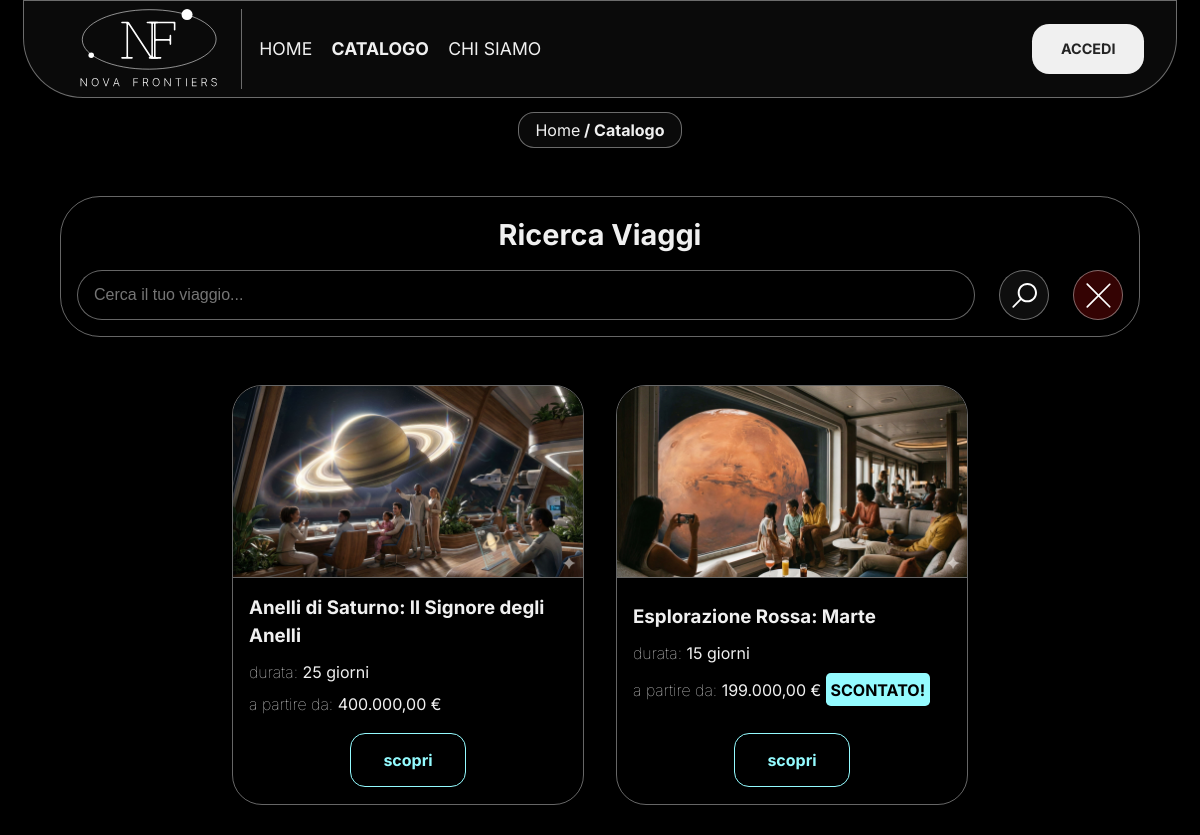
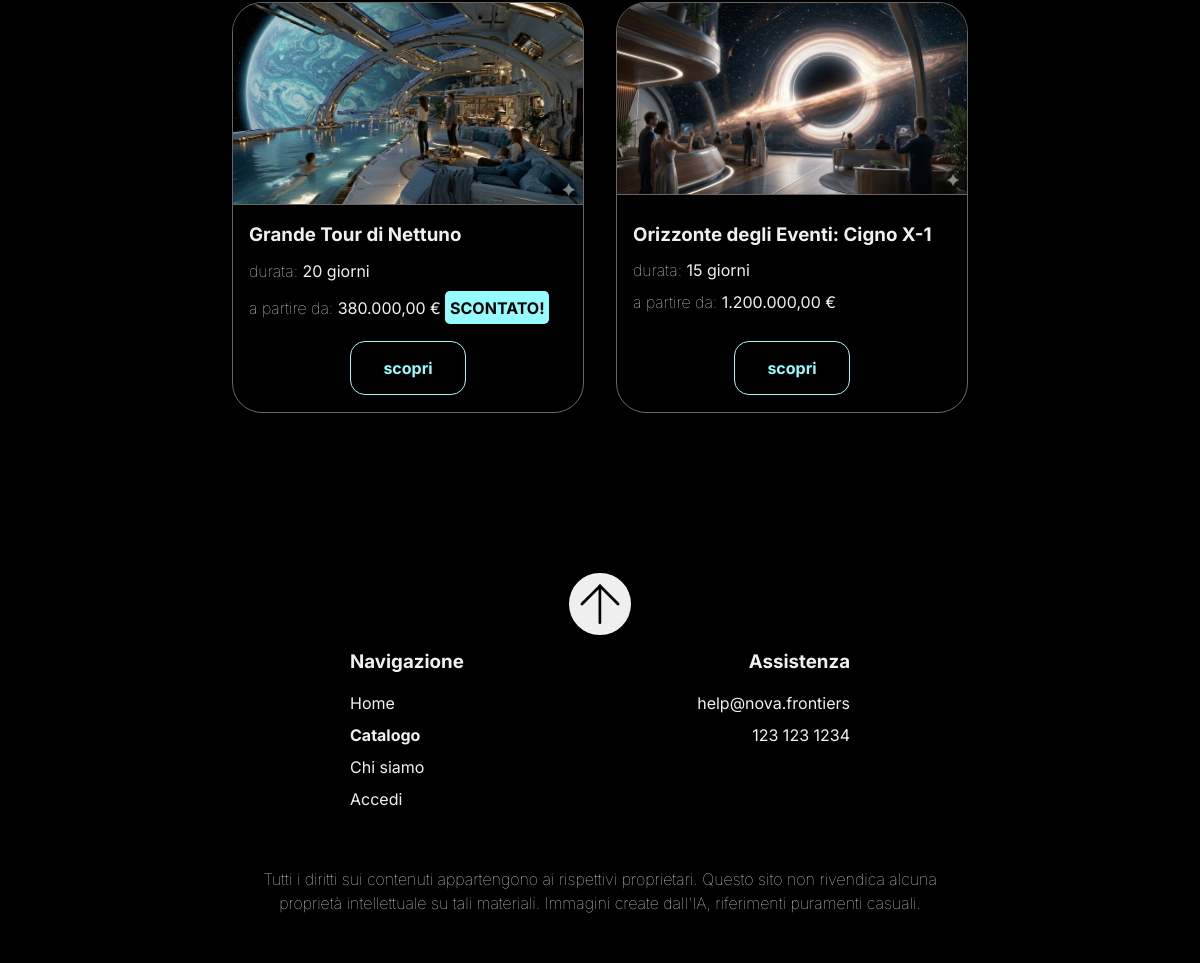
/catalogo.php, run on the app's committed database (2 pictures, top to bottom).
### tables this page shows
CREATE TABLE Tipo_Viaggio (
    nome VARCHAR(100) PRIMARY KEY,
    descrizione TEXT NOT NULL,
    durata_giorni INT NOT NULL
);

### php/dbConnection.php (called while the page is built, shortened)
<?php
class DBAccess {
	private $connection;
	public function openDBConnection() {
		$this->connection = mysqli_connect(self::HOST_DB, self::USERNAME, self::PASSWORD, self::DATABASE_NAME);
		if(mysqli_connect_errno()) {
			return false;
		} else {
			return true;
		}
	}
	public function getListaViaggi($nome) {
		$query = "
			SELECT tv.nome AS tipo_nome, tv.durata_giorni, MIN(v.prezzo) AS prezzo_min, MIN(v.prezzo_scontato) AS prezzo_scontato_min, MIN(i.url_immagine) AS url_immagine
			FROM Tipo_Viaggio tv
			JOIN Viaggio v ON v.tipo_viaggio_nome = tv.nome
			LEFT JOIN Immagini i ON i.tipo_viaggio_nome = tv.nome AND i.periodo_itinerario_id IS NULL
			WHERE tv.nome LIKE ?
			GROUP BY tv.nome
			ORDER BY tv.nome ASC
		";
		$stmt = $this->connection->prepare($query);
		$parametro = "%".$nome."%";
		$stmt->bind_param("s", $parametro);
		if(!$stmt->execute()) {
			throw new Exception("Errore nell'esecuzione della query: " . $stmt->error);
		}
		$result = $stmt->get_result();
		return $result;
	}
}
?>

### catalogo.php (the view, shortened to what this page needs)
<?php
require_once "php/dbConnection.php";
require_once "php/utils.php";
$paginaCatalogo = file_get_contents("catalogo.html");
if(isset($_SESSION['username'])) {
    $paginaCatalogo = setta_link_area_personale($paginaCatalogo);
} else {
    $paginaCatalogo = setta_link_login($paginaCatalogo);
}
$listaCatalogo = "";
$nome = "";
function creaCardViaggio($row) {
    $nome = htmlspecialchars($row['tipo_nome']);
    $immagine = htmlspecialchars($row['url_immagine']);
    $durata = htmlspecialchars($row['durata_giorni']);
    $prezzo = number_format($row['prezzo_min'], 2, ',', '.');
    if(!is_null($row['prezzo_scontato_min']) && $row['prezzo_scontato_min'] < $row['prezzo_min']) {
        $prezzo = number_format($row['prezzo_scontato_min'], 2, ',', '.');
        $scontoHtml = "<span class=\"sconto-viaggio\">SCONTATO!</span>";
    } else {
        $scontoHtml = "";
    }
    return "
    <li class=\"card-viaggio\">
        <img src=\"$immagine\" alt=\"\">
        <div class=\"card-viaggio-info\">
            <h3>$nome</h3>
            <p><span>durata:</span> $durata giorni</p>
            <p><span>a partire da: </span>$prezzo € $scontoHtml</p>
        </div>
        <div class=\"link-dettagli-container\">
            <a href=\"dettagli.php?viaggio=".urlencode($nome)."\" class=\"dettagli-viaggio-link\">scopri<span class=\"sr-only\">$nome</span></a>
        </div>
    </li>
    ";
}
try {
    $db = new DBAccess();
    if($db->openDBConnection()) {
        $result = $db->getListaViaggi($nome);
        if($result && mysqli_num_rows($result) > 0) {
            while($row = mysqli_fetch_assoc($result)) {
                $listaCatalogo .= creaCardViaggio($row);
            }
        } else {
            $listaCatalogo = "<li><p class='big-message'>Nessun viaggio trovato.</p></li>";
        }
    } else {
        $listaCatalogo = "<li><p class='big-error'>I nostri sistemi stanno avendo problemi, riprova più tardi.</p></li>";
    }
} catch(Exception $e) {
    $listaCatalogo = "<li><p class='big-error'>I nostri sistemi stanno avendo problemi, riprova più tardi.</p></li>";
}
$paginaCatalogo = str_replace("[TESTO_RICERCA]", htmlspecialchars($nome), $paginaCatalogo);
$paginaCatalogo = str_replace("[LISTA_CATALOGO]", $listaCatalogo, $paginaCatalogo);
echo $paginaCatalogo;
?>

### php/utils.php (shortened to what this page needs)
<?php
    function setta_link_login(&$pagina) {
        $linkLoginDesktop = '<a href="login.php" id="login-link">ACCEDI</a>';
        $linkLoginMobile = '<a href="login.php" id="login-link-mobile">ACCEDI</a>';
        $pagina = str_replace("[ACCESSO_LOGIN_DESKTOP]", $linkLoginDesktop, $pagina);
        $pagina = str_replace("[ACCESSO_LOGIN_MOBILE]", $linkLoginMobile, $pagina);
        return $pagina;
    }
?>

### css/mini_style.css (style rules this page uses)
#logo { border-right: none; height: 65px; min-width: 100px; }
#menu { display: none; }
#login-link { display: none; }
h2 { font-size: 1.8em; }
#container-input-ricerca { flex-direction: column; gap: 0.5em; }

### data on the page
tipo_viaggio: shows a picture, nome "Anelli di Saturno: Il Signore degli Anelli", durata_giorni "25", prezzo "400.000,00"
tipo_viaggio: shows a picture, nome "Esplorazione Rossa: Marte", durata_giorni "15", prezzo "199.000,00", shows "SCONTATO!"
tipo_viaggio: shows a picture, nome "Grande Tour di Nettuno", durata_giorni "20", prezzo "380.000,00", shows "SCONTATO!"
tipo_viaggio: shows a picture, nome "Orizzonte degli Eventi: Cigno X-1", durata_giorni "15", prezzo "1.200.000,00"
